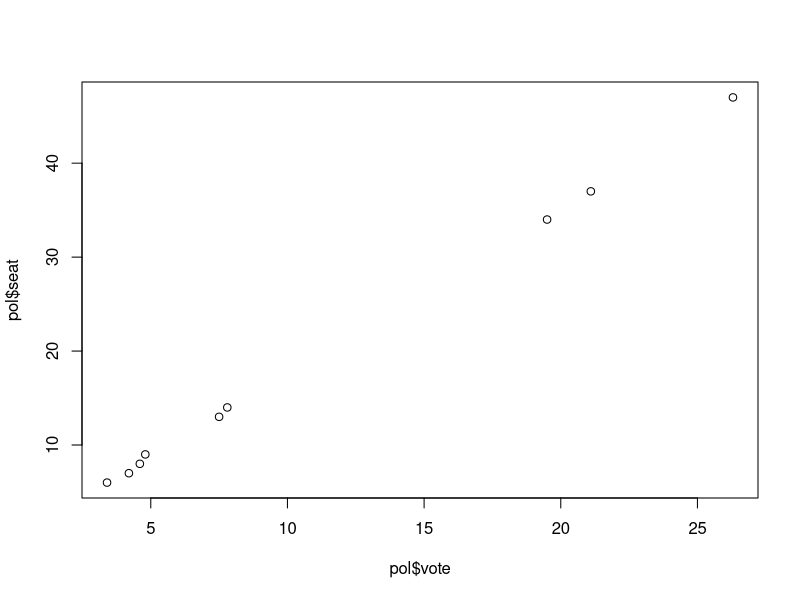
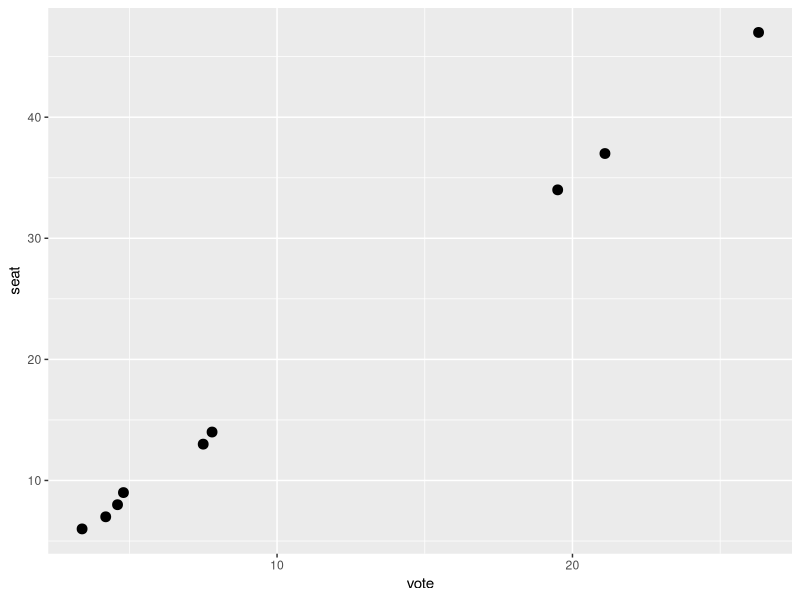
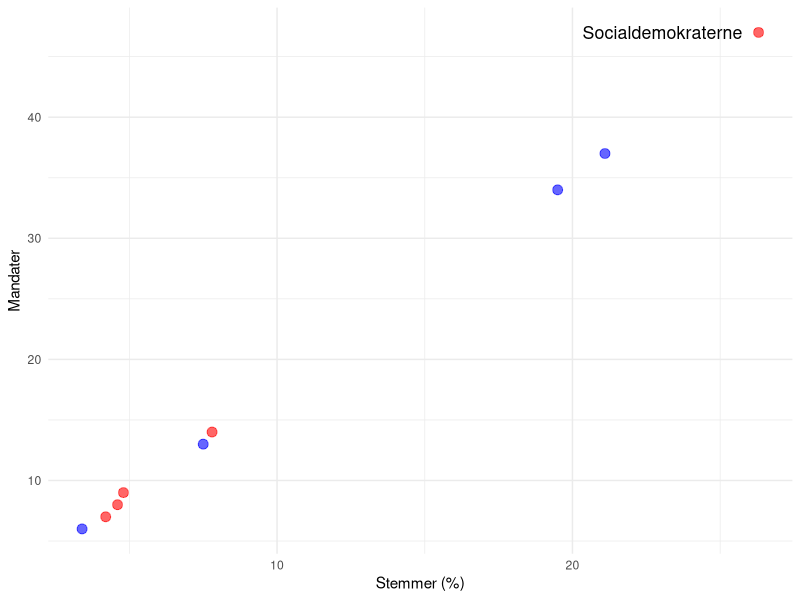

Write R code to recreate these figures, in order.
# Script til kapitel: Visualisering

pol <- read.csv("ft2015.csv")

plot(pol$vote, pol$seat)

library("ggplot2")

ggplot(pol, aes(x=vote, y=seat)) +
  geom_point(size=3)

ggplot(pol, aes(x=vote, y=seat)) +
  geom_point(col=ifelse(pol$rw==1, "blue", "red"), 
             alpha=0.6, size=3) +
  theme_minimal() +
  ylab("Mandater") +
  xlab("Stemmer (%)") +
  geom_text(aes(label=ifelse(party == "Socialdemokraterne", 
                             "Socialdemokraterne",""), 
                hjust=1.1, vjust=0.5), size=4.5)